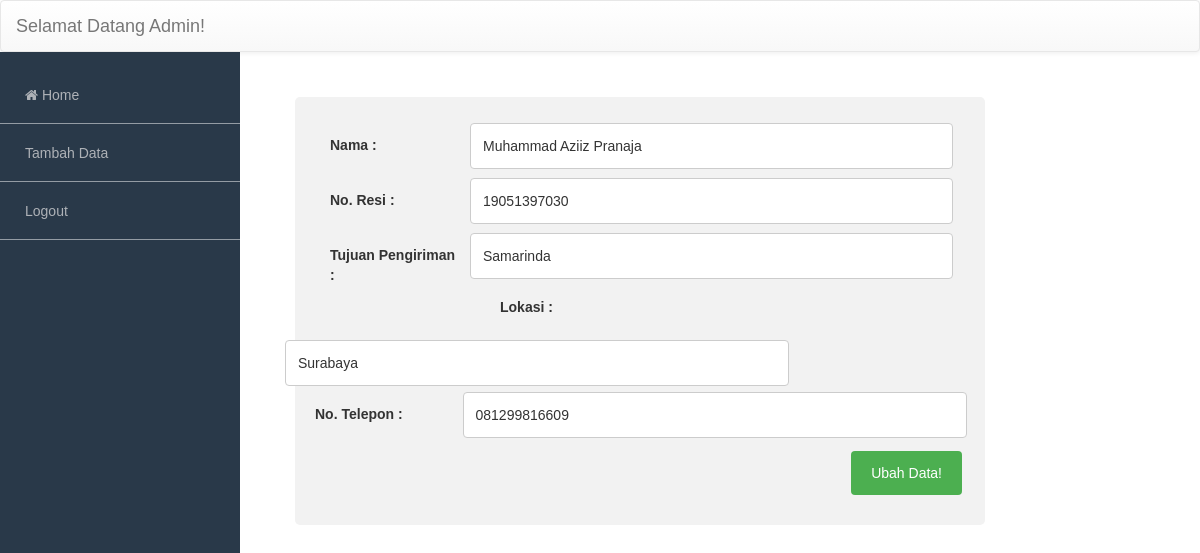
The page /ubah.php?id=1 (signed in) on the database its author committed.
### tables this page shows
CREATE TABLE `resi` (
  `id` int(11) NOT NULL,
  `nama` varchar(100) NOT NULL,
  `noresi` char(11) NOT NULL,
  `tujuanpengiriman` varchar(100) NOT NULL,
  `lokasi` varchar(100) NOT NULL,
  `notelp` char(12) NOT NULL
);

### functions.php (called while the page is built, shortened)
<?php
		$db = mysqli_connect("localhost", "root", "", "cekresi");
		function query ($query)
		{
			global $db;
			$result = mysqli_query($db, $query);
			$rows = [];
			while ($row = mysqli_fetch_assoc($result))
			{
				$rows[] = $row;
			}
			return $rows;
		}
?>

### ubah.php (the view, shortened to what this page needs)
<?php
require 'functions.php';
$id = $_GET["id"];
$resi = query("SELECT * FROM resi WHERE id = $id")[0];
?>
<!DOCTYPE html>
<html>
<head>
    <link rel="stylesheet" href="https://maxcdn.bootstrapcdn.com/bootstrap/3.3.7/css/bootstrap.min.css">
    <link rel="stylesheet" href="https://maxcdn.bootstrapcdn.com/bootstrap/3.3.7/css/bootstrap-theme.min.css">
    <link rel="stylesheet" href="https://maxcdn.bootstrapcdn.com/font-awesome/4.7.0/css/font-awesome.min.css">
   <link rel="stylesheet"  href="tambah.css">
</head>
<body>
  <div class="wrapper">
      <nav class="navbar navbar-default">
        <div class="navbar-header">
          <a class="navbar-brand" href="#">Selamat Datang Admin!</a>
        </div>
      </nav>
      <aside class="sidebar">
        <menu>
          <ul class="menu-content">
            <li><a href="#"><i class="fa fa-home"></i> Home</a></li>
            <li><a href="tambah.php"><span>Tambah Data</span></a></li>
            <li><a href="#"><span>Logout</span></a></li>
          </ul>
        </menu>
      </aside>
      <section class="content">
        <div class="inner">
  		<div class="container">
  		<form action="" method="post">
		    <div class="row">
		      <div class="col-25">
		        <label for="nama">Nama : </label>
		      </div>
		      <div class="col-75">
		        <input type="text" id="nama" name="nama" required="" value="<?= $resi["nama"]; ?>">
		      </div>
		    </div>
		    <div class="row">
		      <div class="col-25">
		        <label for="noresi">No. Resi : </label>
		      </div>
		      <div class="col-75">
		        <input type="text" id="noresi" name="noresi" value="<?= $resi["noresi"]; ?>">
		      </div>
		    </div>
		    <div class="row">
		      <div class="col-25">
		        <label for="tujuanpengiriman">Tujuan Pengiriman : </label>
		      </div>
		      <div class="col-75">
		        <input type="text" id="tujuanpengiriman" name="tujuanpengiriman" value="<?= $resi["tujuanpengiriman"]; ?>">
		    </div>
		    <div class="row">
		      <div class="col-25">
		        <label for="lokasi">Lokasi : </label>
		      </div>
		      <div class="col-75">
		        <input type="text" id="lokasi" name="lokasi" value="<?= $resi["lokasi"]; ?>">
		      </div>
		    </div>
		    <div class="row">
		      <div class="col-25">
		        <label for="notelp">No. Telepon : </label>
		      </div>
		      <div class="col-75">
		        <input type="text" id="notelp" name="notelp" value="<?= $resi["notelp"]; ?>">
		      </div>
		    </div>
		    <div class="row">
		      <button type="submit" name="submit">Ubah Data!</button>
		    </div>
  		</form>
	</div>
        </div>
      </section>
    </div>
</body>
</html>

### tambah.css (style rules this page uses)
body { font-family: 'Quicksand', sans-serif; }
.wrapper { width: 100%; height: 100%; }
.navbar { margin-bottom: 0; }
.sidebar { width: 100%; height: 100%; background: #293949; position: absolute; z-index: 100; }
ul { padding: 0; margin-left: -40px; }
ul li { list-style: none; border-bottom: 1px solid rgba(255, 255, 255, 0.5); }
ul li a { text-decoration: none; color: #aeb2b7; display: block; padding: 19px 0px 18px 25px; transition: all 200ms ease-in; }
@media (min-width: 768px) { .sidebar { width: 240px; } }
@media (min-width: 768px) { .content { margin-left: 250px; } }
@media (min-width: 768px) { .inner { padding: 15px; } }
input[type=text], select, textarea { width: 100%; padding: 12px; border: 1px solid #ccc; border-radius: 4px; box-sizing: border-box; resize: vertical; }
label { padding: 12px 12px 12px 0; display: inline-block; }
button[type=submit] { background-color: #4CAF50; color: white; margin: 10px; margin-right: 33px; padding: 12px 20px; border: none; border-radius: 4px; cursor: pointer; float: right; }
.container { border-radius: 5px; background-color: #f2f2f2; padding: 20px; width: 75%; margin: 30px 30px; }
.container label { margin-left: 30px; }
.col-25 { float: left; width: 25%; margin-top: 6px; }
.col-75 { float: left; width: 71%; margin-top: 6px; }
.row:after { content: ""; display: table; clear: both; }

### rows shown on the page
resi: nama "Muhammad Aziiz Pranaja", noresi "19051397030", tujuanpengiriman "Samarinda", lokasi "Surabaya", notelp "081299816609"
